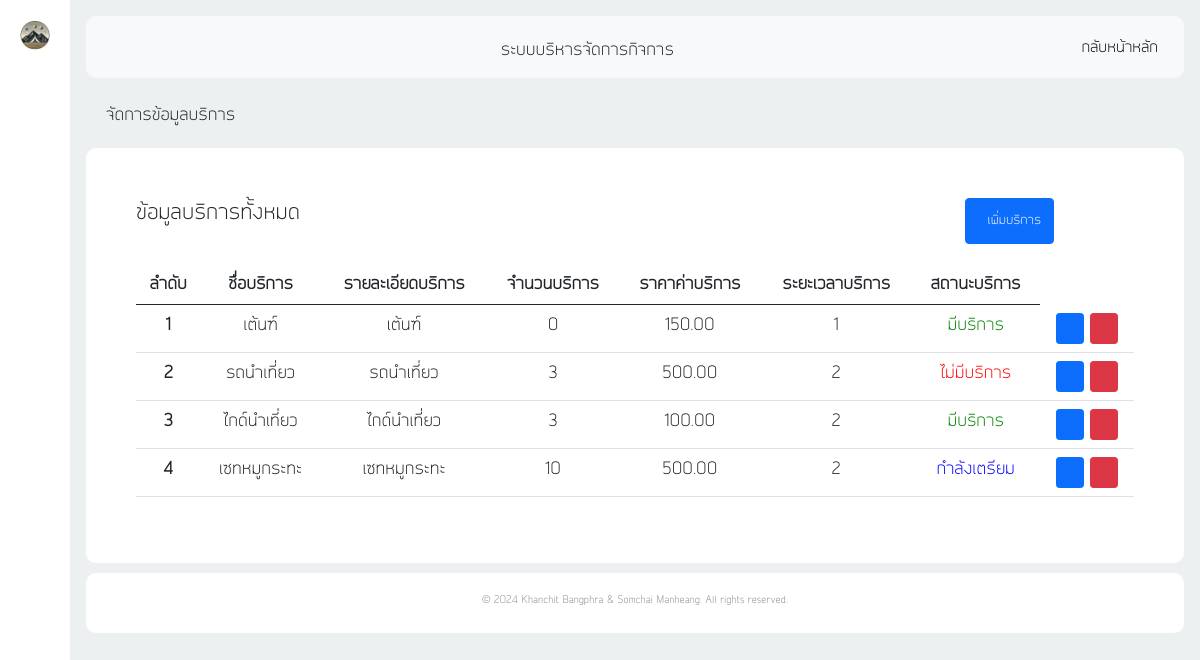
The app's page /backend/dashboard.php?page=service-data (signed in) with its own data.
### tables this page shows
CREATE TABLE `service_product` (
  `serviceID` smallint(5) UNSIGNED ZEROFILL NOT NULL,
  `serviceName` varchar(100) NOT NULL,
  `serviceDetail` varchar(500) NOT NULL,
  `servicePrice` decimal(8,2) NOT NULL,
  `serviceTotal` smallint(5) NOT NULL,
  `serviceTime` smallint(3) NOT NULL,
  `stdID` smallint(5) UNSIGNED ZEROFILL NOT NULL,
  `servicePic` varchar(100) NOT NULL
);

### backend/service_data/service.php (the view, shortened to what this page needs)
<?php
$users = $db_con->query("SELECT * FROM service_product");
$usersArray = $users->fetchAll(PDO::FETCH_ASSOC);
?>
<p style="font-size: 16px; padding: 5px 20px;">จัดการข้อมูลบริการ</p>
<div id="user-table" style="align-items: center;background-color: white; border-radius: 10px; padding: 50px;">
    <div class="d-flex justify-content-between">
        <p style="font-size: 20px;">ข้อมูลบริการทั้งหมด</p>
        <button class="btn btn-primary" style="font-size: 12px;margin-right: 80px;" data-bs-toggle="modal" data-bs-target="#addDatservice">
            <i class="lni lni-circle-plus" style="padding: 5px;"></i>
            เพิ่มบริการ
        </button>
    </div>
    <div class="text-center">
        <table class="table" style="margin-top: 20px; font-size: 16px;">
            <thead>
                <tr>
                    <th scope="col">ลำดับ</th>
                    <th scope="col">ชื่อบริการ</th>
                    <th scope="col">รายละเอียดบริการ</th>
                    <th scope="col">จำนวนบริการ</th>
                    <th scope="col">ราคาค่าบริการ</th>
                    <th scope="col">ระยะเวลาบริการ</th>
                    <th scope="col">สถานะบริการ</th>
                </tr>
            </thead>
            <tbody>
                <?php foreach ($usersArray as $index => $service) : ?>
                <tr>
                    <th scope="row"><?php echo $index + 1; ?></th>
                    <td><?php echo htmlspecialchars($service['serviceName']); ?></td>
                    <td><?php echo htmlspecialchars($service['serviceDetail']); ?></td>
                    <td><?php echo htmlspecialchars($service['serviceTotal']); ?></td>
                    <td><?php echo htmlspecialchars($service['servicePrice']); ?></td>
                    <td><?php echo htmlspecialchars($service['serviceTime']); ?></td>
                    <td>
                        <?php
                        if ($service['stdID'] == '00001') {
                            echo '<span style=" color: green; padding: 5px;">มีบริการ</span>';
                        } elseif ($service['stdID'] == '00002') {
                            echo '<span style="  color: red; padding: 5px;">ไม่มีบริการ</span>';
                        } elseif ($service['stdID'] == '00003') {
                            echo '<span style=" color: blue; padding: 5px;">กำลังเตรียม</span>';
                        }
                        ?>
                    </td>
                    <td>
                    <button onclick="updateshowservice({
                            serviceID: '<?php echo addslashes($service['serviceID']); ?>',
                            serviceName: '<?php echo addslashes($service['serviceName']); ?>',
                            serviceDetail: '<?php echo addslashes($service['serviceDetail']); ?>',
                            servicePrice: '<?php echo addslashes($service['servicePrice']); ?>',
                            serviceTotal: '<?php echo addslashes($service['serviceTotal']); ?>',
                            stdID: '<?php echo addslashes($service['stdID']); ?>',
                            serviceTime: '<?php echo addslashes($service['serviceTime']); ?>'
                        })" class="btn btn-primary btn-sm">
                            <i class="lni lni-pencil" style="padding: 5px;"></i>
                        </button>
                        <button onclick="delete_service('<?php echo str_pad($service['serviceID'], 5, "0", STR_PAD_LEFT); ?>')" class="btn btn-danger btn-sm">
                            <i class="lni lni-trash-can" style="padding: 5px;"></i>
                        </button>
                    </td>
                </tr>
                <?php endforeach; ?>
            </tbody>
        </table>
    </div>
</div>

### backend/dash.css (style rules this page uses)
* { font-family: kkfont; }

### records on screen
service_product: serviceName "เต้นฑ์", serviceDetail "เต้นฑ์", serviceTotal "0", servicePrice "150.00", serviceTime "1", shows "มีบริการ"
service_product: serviceName "รถนำเที่ยว", serviceDetail "รถนำเที่ยว", serviceTotal "3", servicePrice "500.00", serviceTime "2", shows "ไม่มีบริการ"
service_product: serviceName "ไกด์นำเที่ยว", serviceDetail "ไกด์นำเที่ยว", serviceTotal "3", servicePrice "100.00", serviceTime "2", shows "มีบริการ"
service_product: serviceName "เซทหมูกระทะ", serviceDetail "เซทหมูกระทะ", serviceTotal "10", servicePrice "500.00", serviceTime "2", shows "กำลังเตรียม"
